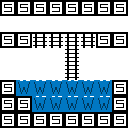

Below is a game level as drawn by its tile map, then a one-line description and the .tmx file that defines it, in full:
An orthogonal 8x8 tile map with 16x16 px tiles, 1 tile layer (Tile Layer 1).

<map version="1.0" orientation="orthogonal" renderorder="right-up" width="8" height="8" tilewidth="16" tileheight="16" nextobjectid="1">
 <properties>
  <property name="BOTTOM" value="FFFFFFFF" />
  <property name="LEFT" value="FFFTTFTF" />
  <property name="RIGHT" value="FFFTTFTF" />
  <property name="SPAWN" value="1,6" />
  <property name="TOP" value="FFFFFFFF" />
 </properties>
 <tileset firstgid="1" name="s" tilewidth="16" tileheight="16">
  <tile id="0">
   <image width="16" height="16" source="../textures/E.png" />
  </tile>
  <tile id="1">
   <image width="16" height="16" source="../textures/L.png" />
  </tile>
  <tile id="2">
   <image width="16" height="16" source="../textures/P.png" />
  </tile>
  <tile id="3">
   <image width="16" height="16" source="../textures/S.png" />
  </tile>
  <tile id="4">
   <image width="16" height="16" source="../textures/T.png" />
  </tile>
  <tile id="5">
   <image width="16" height="16" source="../textures/W.png" />
  </tile>
 </tileset>
 <layer name="Tile Layer 1" width="8" height="8">
  <data encoding="csv">
4,4,4,4,4,4,4,4,
1,1,1,1,1,1,1,1,
4,4,5,5,5,5,4,4,
1,1,1,1,2,1,1,1,
1,1,1,1,2,1,1,1,
4,6,6,6,6,6,6,4,
4,4,6,6,6,6,6,4,
4,4,4,4,4,4,4,4
</data>
 </layer>
</map>
